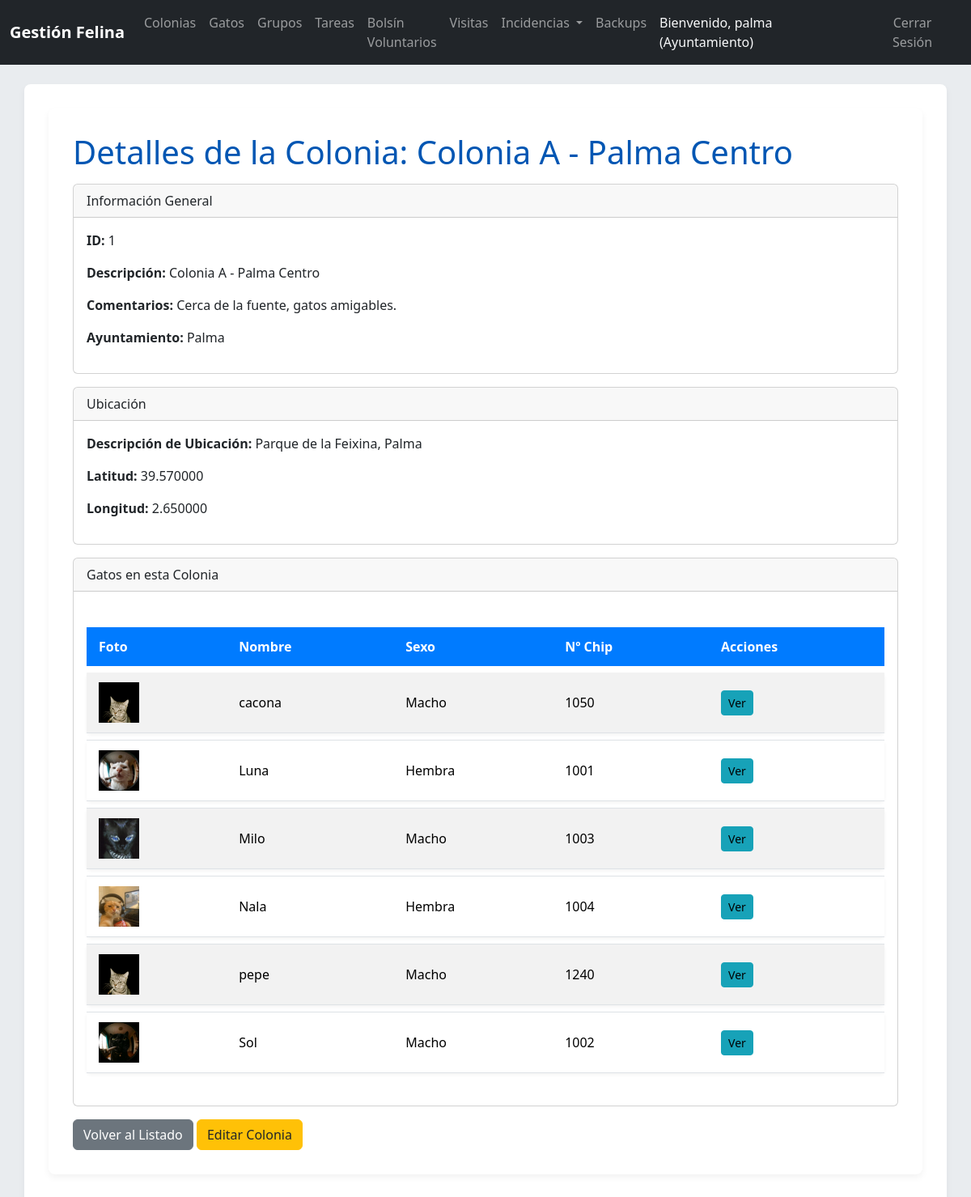
Before: /index.php/colonias/show?id=1 (signed in) with the older database file.
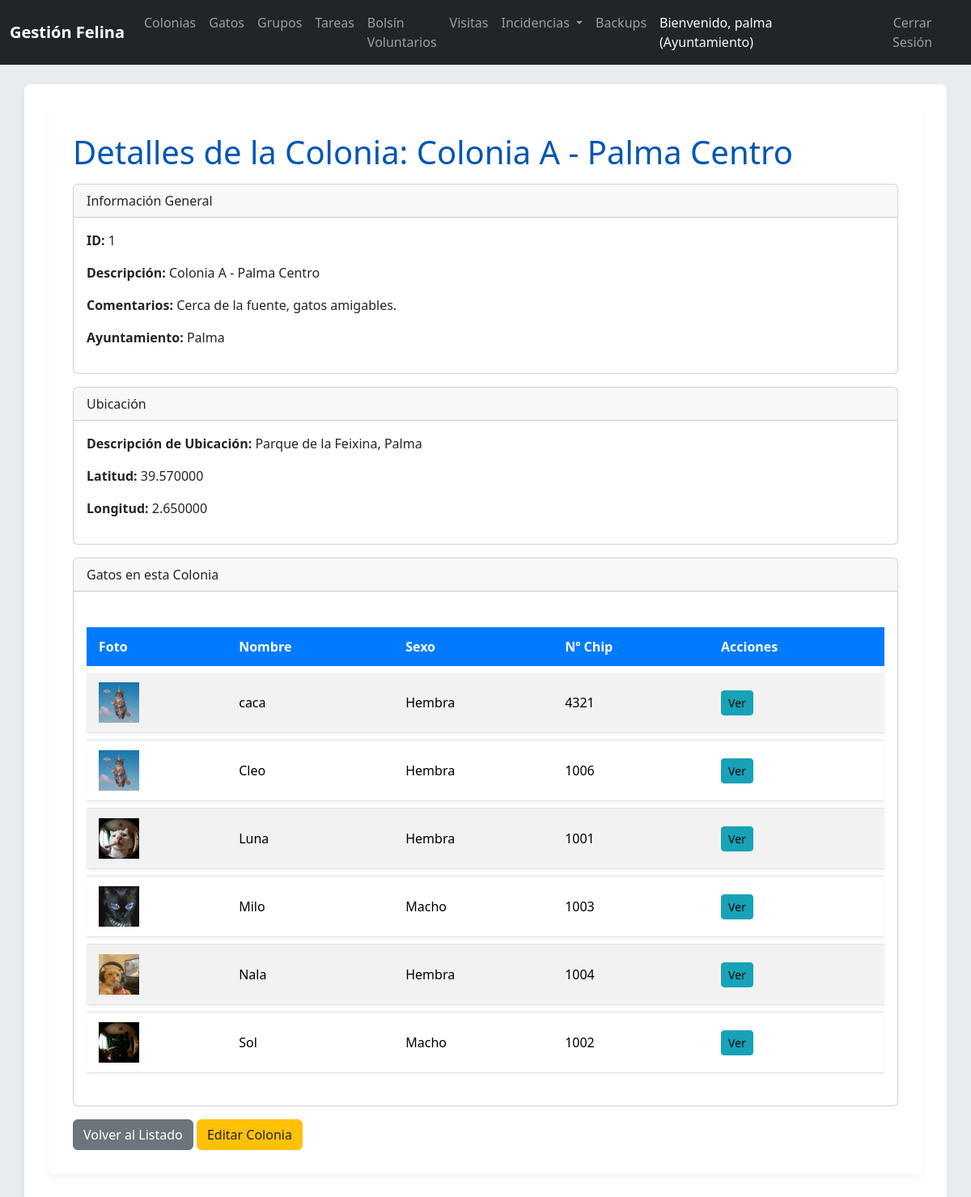
After: the same page with the newer database file.
### tables this page shows
CREATE TABLE `Gato` (
  `idGato` int(11) NOT NULL AUTO_INCREMENT,
  `nombre` varchar(30) DEFAULT NULL,
  `descripcionAspecto` text DEFAULT NULL,
  `numeroChip` varchar(15) DEFAULT NULL,
  `foto` varchar(255) DEFAULT NULL,
  `idSexo` int(11) NOT NULL,
  PRIMARY KEY (`idGato`),
  UNIQUE KEY `numeroChip` (`numeroChip`),
  KEY `idSexo` (`idSexo`),
  CONSTRAINT `Gato_ibfk_1` FOREIGN KEY (`idSexo`) REFERENCES `Sexo` (`idSexo`) ON DELETE CASCADE
);

CREATE TABLE `Sexo` (
  `idSexo` int(11) NOT NULL AUTO_INCREMENT,
  `sexo` varchar(30) NOT NULL,
  PRIMARY KEY (`idSexo`)
);

### config/database.php (called while the page is built, shortened)
<?php
class Database {
    private static $host = 'localhost';
    private static $db_name = 'gatos_mallorca';
    private static $username = 'root';
    private static $password = '';
    private static $conn;
    public static function getConnection() {
        if (self::$conn === null) {
            try {
                self::$conn = new PDO("mysql:host=" . self::$host . ";dbname=" . self::$db_name, self::$username, self::$password);
                self::$conn->setAttribute(PDO::ATTR_ERRMODE, PDO::ERRMODE_EXCEPTION);
                self::$conn->exec("set names utf8");
            } catch(PDOException $exception) {
                echo "Error de conexión a la base de datos: " . $exception->getMessage();
                exit();
            }
        }
        return self::$conn;
    }
}
?>

### models/Colonia.php (called while the page is built, shortened)
<?php
class Colonia extends BaseModel {
    public function getByIdWithDetails($id) {
        $query = "
            SELECT
                c.idColonia,
                c.descripcion,
                c.comentarios,
                u.textoDescriptivo AS ubicacion_descripcion,
                coord.latitud,
                coord.longitud,
                a.nombreLocalidad AS ayuntamiento_nombre,
                c.idUbicacion,
                u.idCoordenada,
                c.idAyuntamiento
            FROM
                Colonia c
            JOIN
                Ubicacion u ON c.idUbicacion = u.idUbicacion
            JOIN
                Coordenada coord ON u.idCoordenada = coord.idCoordenada
            JOIN
                Ayuntamiento a ON c.idAyuntamiento = a.idAyuntamiento
            WHERE
                c.idColonia = :id
            LIMIT 0,1
        ";
        return $this->executeQuery($query, [':id' => $id], false);
    }
}

### models/BaseModel.php (called while the page is built, shortened)
<?php
class BaseModel {
    protected $conn;
    public function __construct() {
        $this->conn = Database::getConnection();
    }
    protected function executeQuery($query, $params = [], $fetch_all = true) {
        $stmt = $this->conn->prepare($query);
        foreach ($params as $key => $value) {
            $stmt->bindValue($key, $value);
        }
        $stmt->execute();
        if ($fetch_all) {
            return $stmt->fetchAll(PDO::FETCH_OBJ);
        }
        return $stmt->fetch(PDO::FETCH_OBJ);
    }
}
?>

### models/Gato.php (called while the page is built, shortened)
<?php
class Gato extends BaseModel {
    public function findByColoniaId($colonia_id) {
        $query = "
            SELECT
                g.idGato,
                g.nombre,
                g.numeroChip,
                g.foto,
                s.sexo
            FROM
                Gato g
            JOIN
                Sexo s ON g.idSexo = s.idSexo
            JOIN
                Estancia e ON g.idGato = e.idGato
            WHERE
                e.idColonia = :colonia_id AND e.fechaFin IS NULL
            ORDER BY
                g.nombre ASC
        ";
        return $this->executeQuery($query, [':colonia_id' => $colonia_id]);
    }
}

### views/colonias/show.php (the view, shortened to what the changed rows need)
<?php require_once __DIR__ . '/../partials/header.php'; ?>
<div class="container">
    <h1>Detalles de la Colonia: <?php echo htmlspecialchars($colonia->descripcion); ?></h1>
    <div class="card mb-3">
        <div class="card-body">
            <?php if (!empty($gatos)): ?>
                <table class="table table-striped">
                    <thead>
                        <tr>
                            <th>Foto</th>
                            <th>Nombre</th>
                            <th>Sexo</th>
                            <th>Nº Chip</th>
                            <th>Acciones</th>
                        </tr>
                    </thead>
                    <tbody>
                        <?php foreach ($gatos as $gato): ?>
                            <tr>
                                <td>
                                    <img src="<?php echo url('public/uploads/gatos/' . (!empty($gato->foto) ? htmlspecialchars($gato->foto) : 'default_cat.png')); ?>" alt="Foto de <?php echo htmlspecialchars($gato->nombre); ?>" style="width: 50px; height: 50px; object-fit: cover;">
                                </td>
                                <td><?php echo htmlspecialchars($gato->nombre); ?></td>
                                <td><?php echo htmlspecialchars($gato->sexo); ?></td>
                                <td><?php echo htmlspecialchars($gato->numeroChip ?: 'N/A'); ?></td>
                                <td>
                                    <a href="<?php echo url('gatos/show?id=' . htmlspecialchars($gato->idGato)); ?>" class="btn btn-info btn-sm">Ver</a>
                                </td>
                            </tr>
                        <?php endforeach; ?>
                    </tbody>
                </table>
            <?php else: ?>
                <p>No hay gatos registrados en esta colonia actualmente.</p>
            <?php endif; ?>
        </div>
    </div>
</div>
<?php require_once __DIR__ . '/../partials/footer.php'; ?>

Changed rows visible on the page:
no longer on this page (row edited): gato: foto (picture), nombre "cacona", idSexo.sexo "Macho", numeroChip "1050"
removed gato: foto+nombre (picture), nombre "pepe", idSexo.sexo "Macho", numeroChip "1240"
added gato: foto (picture), nombre "caca", idSexo.sexo "Hembra", numeroChip "4321"
now on this page (row unchanged): gato: foto (picture), nombre "Cleo", idSexo.sexo "Hembra", numeroChip "1006"
